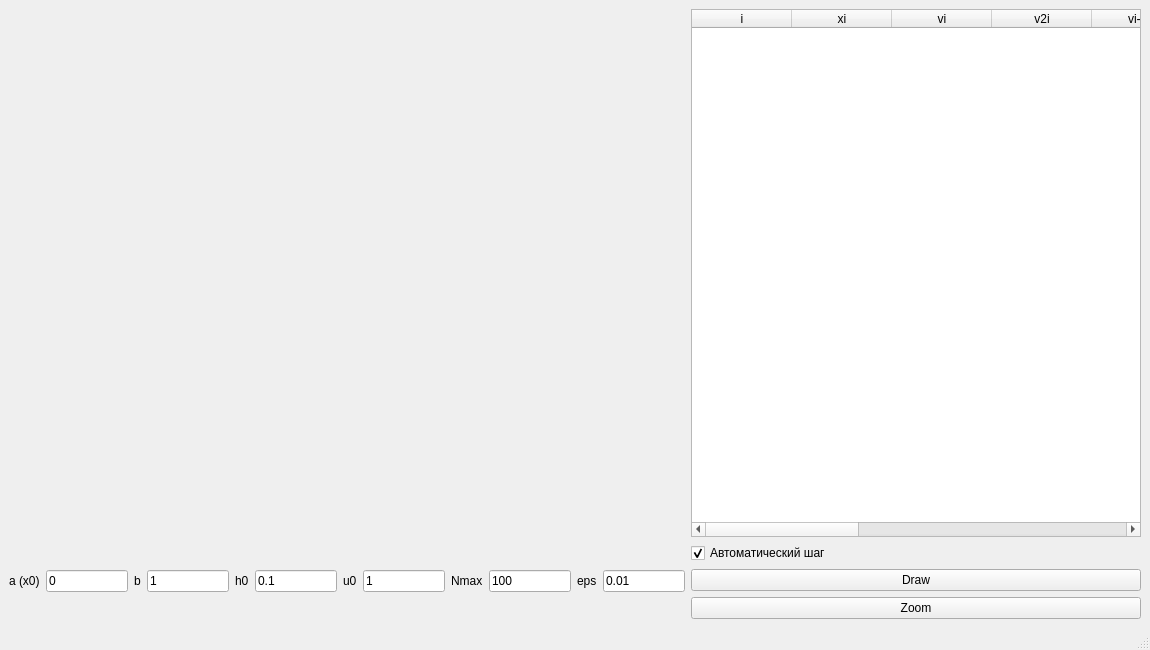
<?xml version="1.0" encoding="UTF-8"?>
<ui version="4.0">
 <class>MainWindow</class>
 <widget class="QMainWindow" name="MainWindow">
  <property name="geometry">
   <rect>
    <x>0</x>
    <y>0</y>
    <width>1150</width>
    <height>650</height>
   </rect>
  </property>
  <property name="windowTitle">
   <string>Lab2 - Графики</string>
  </property>
  <widget class="QWidget" name="centralwidget">
   <layout class="QGridLayout" name="gridLayout">
    <item row="0" column="0">
     <widget class="QCustomPlot" name="plotWidget" native="true">
      <property name="minimumSize">
       <size>
        <width>650</width>
        <height>400</height>
       </size>
      </property>
     </widget>
    </item>
    <item row="0" column="1">
     <widget class="QTableWidget" name="tableWidget">
      <property name="minimumSize">
       <size>
        <width>450</width>
        <height>400</height>
       </size>
      </property>
      <column>
       <property name="text">
        <string>i</string>
       </property>
      </column>
      <column>
       <property name="text">
        <string>xi</string>
       </property>
      </column>
      <column>
       <property name="text">
        <string>vi</string>
       </property>
      </column>
      <column>
       <property name="text">
        <string>v2i</string>
       </property>
      </column>
      <column>
       <property name="text">
        <string>vi-v2i</string>
       </property>
      </column>
      <column>
       <property name="text">
        <string>OLP</string>
       </property>
      </column>
      <column>
       <property name="text">
        <string>hi</string>
       </property>
      </column>
      <column>
       <property name="text">
        <string>C1</string>
       </property>
      </column>
      <column>
       <property name="text">
        <string>C2</string>
       </property>
      </column>
      <column>
       <property name="text">
        <string>ui</string>
       </property>
      </column>
      <column>
       <property name="text">
        <string>|ui-vi|</string>
       </property>
      </column>
     </widget>
    </item>
    <item row="1" column="0">
     <layout class="QHBoxLayout" name="horizontalLayout">
      <item>
       <widget class="QLabel" name="label_a">
        <property name="text">
         <string>a (x0)</string>
        </property>
       </widget>
      </item>
      <item>
       <widget class="QLineEdit" name="lineEdit_a">
        <property name="text">
         <string>0</string>
        </property>
       </widget>
      </item>
      <item>
       <widget class="QLabel" name="label_b">
        <property name="text">
         <string>b</string>
        </property>
       </widget>
      </item>
      <item>
       <widget class="QLineEdit" name="lineEdit_b">
        <property name="text">
         <string>1</string>
        </property>
       </widget>
      </item>
      <item>
       <widget class="QLabel" name="label_h0">
        <property name="text">
         <string>h0</string>
        </property>
       </widget>
      </item>
      <item>
       <widget class="QLineEdit" name="lineEdit_h0">
        <property name="text">
         <string>0.1</string>
        </property>
       </widget>
      </item>
      <item>
       <widget class="QLabel" name="label_u0">
        <property name="text">
         <string>u0</string>
        </property>
       </widget>
      </item>
      <item>
       <widget class="QLineEdit" name="lineEdit_u0">
        <property name="text">
         <string>1</string>
        </property>
       </widget>
      </item>
      <item>
       <widget class="QLabel" name="label_Nmax">
        <property name="text">
         <string>Nmax</string>
        </property>
       </widget>
      </item>
      <item>
       <widget class="QLineEdit" name="lineEdit_Nmax">
        <property name="text">
         <string>100</string>
        </property>
       </widget>
      </item>
      <item>
       <widget class="QLabel" name="label_eps">
        <property name="text">
         <string>eps</string>
        </property>
       </widget>
      </item>
      <item>
       <widget class="QLineEdit" name="lineEdit_eps">
        <property name="text">
         <string>0.01</string>
        </property>
       </widget>
      </item>
     </layout>
    </item>
    <item row="1" column="1">
     <layout class="QVBoxLayout" name="verticalLayout">
      <item>
       <widget class="QCheckBox" name="checkBox_adapt">
        <property name="text">
         <string>Автоматический шаг</string>
        </property>
        <property name="checked">
         <bool>true</bool>
        </property>
       </widget>
      </item>
      <item>
       <widget class="QPushButton" name="pushButton_draw">
        <property name="text">
         <string>Draw</string>
        </property>
       </widget>
      </item>
      <item>
       <widget class="QPushButton" name="pushButton_zoom">
        <property name="text">
         <string>Zoom</string>
        </property>
       </widget>
      </item>
     </layout>
    </item>
   </layout>
  </widget>
  <widget class="QMenuBar" name="menubar">
   <property name="geometry">
    <rect>
     <x>0</x>
     <y>0</y>
     <width>1150</width>
     <height>23</height>
    </rect>
   </property>
  </widget>
  <widget class="QStatusBar" name="statusbar"/>
 </widget>
 <customwidgets>
  <customwidget>
   <class>QCustomPlot</class>
   <extends>QWidget</extends>
   <header>qcustomplot.h</header>
   <container>1</container>
  </customwidget>
 </customwidgets>
 <resources/>
 <connections/>
</ui>
